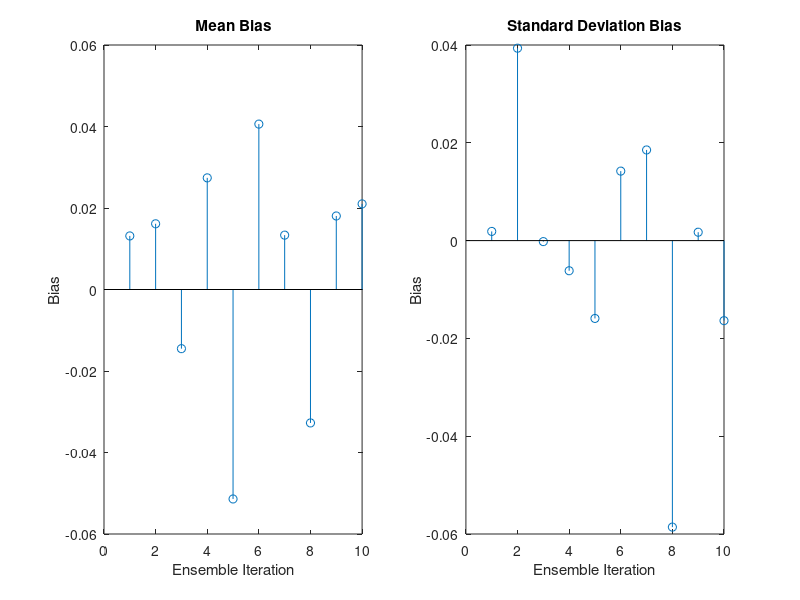
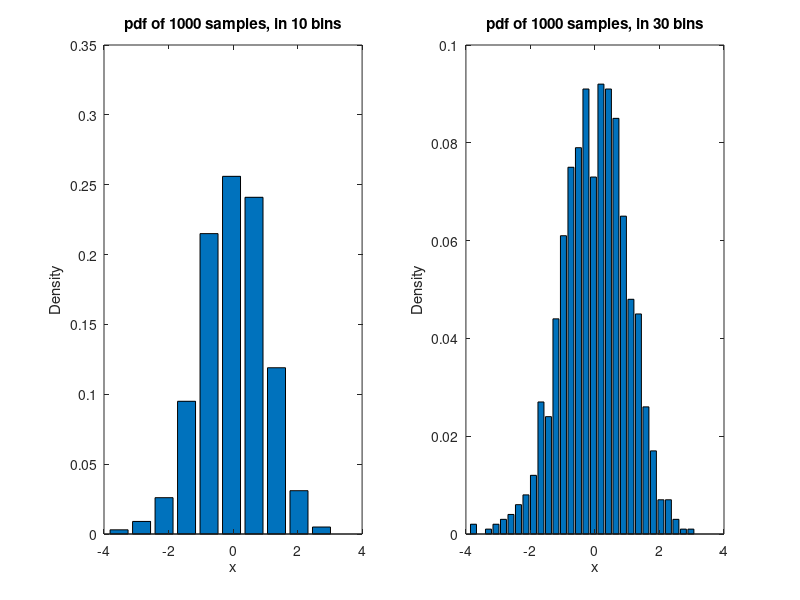
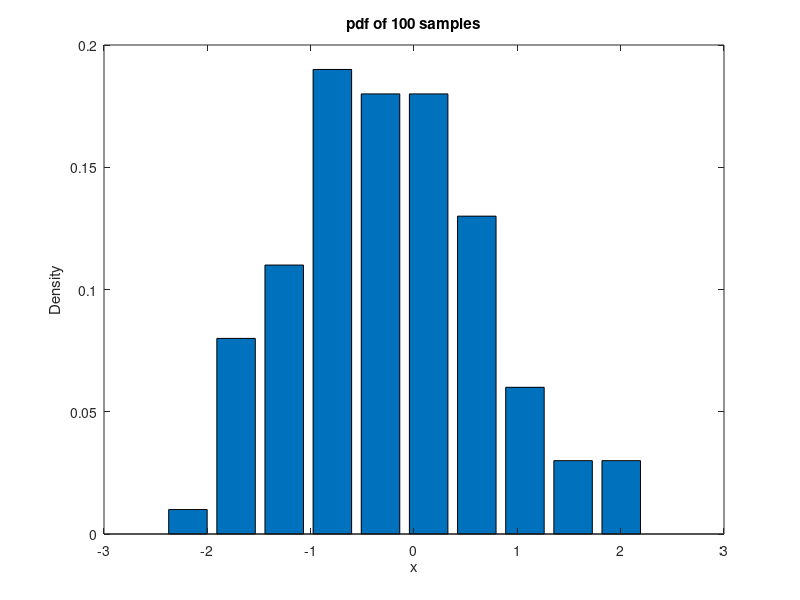

Write the MATLAB code that produced these figures, in order.
%% 1.1.5 

% Generate 10 ensembles of 1000 sample Guassian noise
Xg = randn(1000, 10);

% Then take the mean and std dev of each ensemble
mg = mean(Xg);
sg = std(Xg);

figure;
subplot(1,2,1)
stem(1:10, 0-mg);
title('Mean Bias');
xlabel('Ensemble Iteration');
ylabel('Bias');

subplot(1,2,2)
stem(1:10, sg - 1);
title('Standard Deviation Bias');
xlabel('Ensemble Iteration');
ylabel('Bias');


figure;
subplot(1,2,1);
[a, bins] = hist(Xg(:,1));

% Normalise the histogram based on our sample size (to create a p.d.f.)
a = a/1000;

bar(bins, a);
title('pdf of 1000 samples, in 10 bins');
xlabel('x');
ylabel('Density');

% Now let's have 30 bins.
subplot(1,2,2);
[a, bins] = hist(Xg(:,1), 30);
a = a/1000;

bar(bins, a);
title('pdf of 1000 samples, in 30 bins');
xlabel('x');
ylabel('Density');

% This time with fewer samples
figure;
[a, bins] = hist(Xg(1:100, 1));
a = a/100;
bar(bins, a);
title('pdf of 100 samples');
xlabel('x');
ylabel('Density');